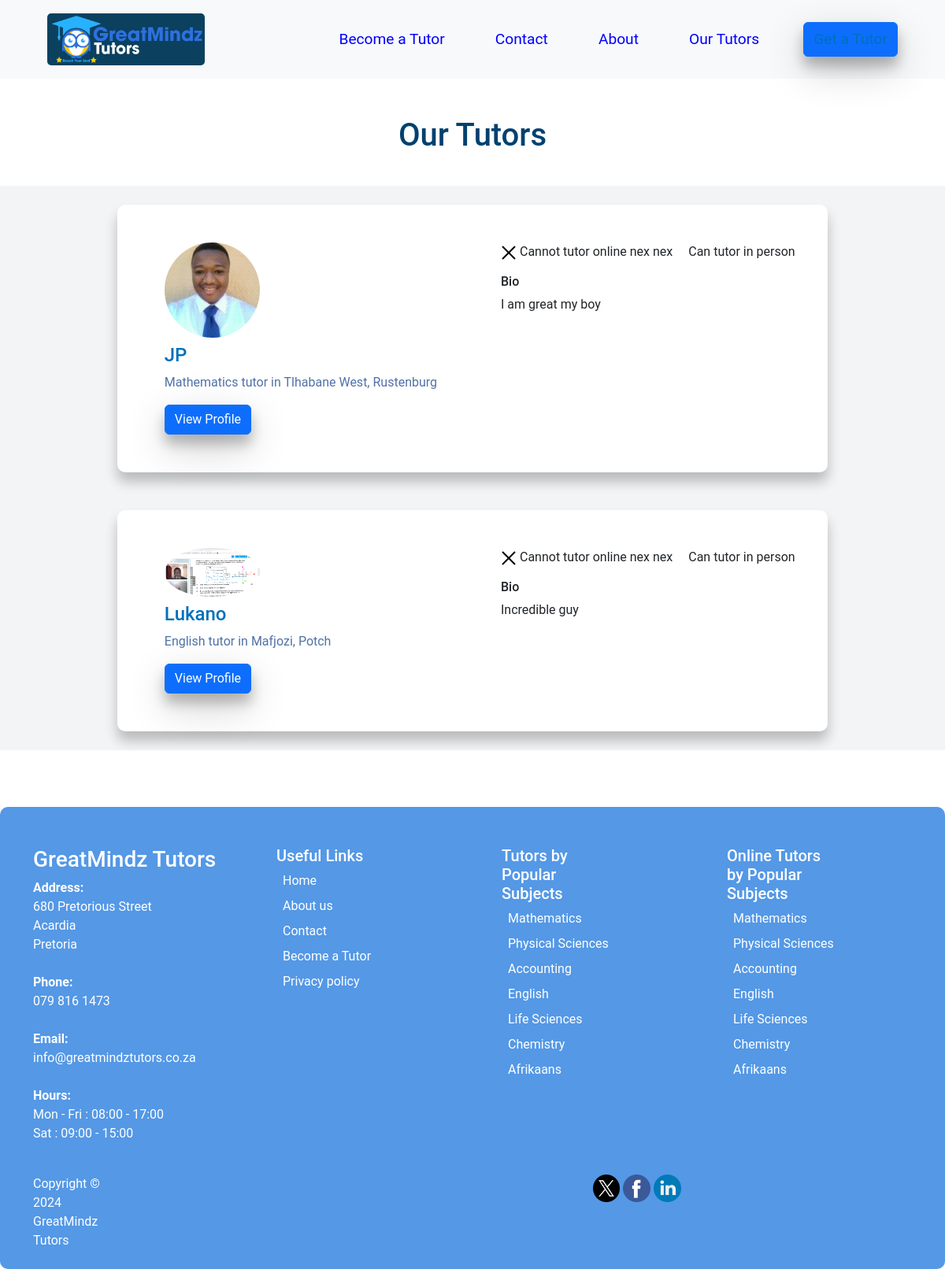
/all_tutors/, run on the app's committed database.
### greatmindzapp/models.py (models this page shows, shortened)
class Tutor(AbstractBaseUser):
    email = models.EmailField(verbose_name="email address", max_length = 50, unique = True)
    first_name = models.CharField(verbose_name="first name",max_length=100)
    last_name = models.CharField(verbose_name="last name",max_length=100)
    gender = models.ForeignKey(Gender, on_delete=models.CASCADE, null=True)
    age = models.CharField(verbose_name="last name",max_length=100)
    sa_citizen = models.ForeignKey(Citizen, on_delete=models.CASCADE, null=True)
    id_no = models.CharField(verbose_name="id number",max_length=20, null=True)
    mobile_number = models.CharField(verbose_name="mobile number", max_length=15)
    subject_tutored = models.CharField(verbose_name="subject tutored", max_length=30)
    can_tutor_online = models.ForeignKey(CanTutorOnline, on_delete=models.CASCADE, null=True)
    street_address = models.CharField(max_length=100)
    suburb = models.CharField(max_length=100, blank=True)
    town = models.CharField(max_length=100, blank = True)
    province = models.ForeignKey(Province, on_delete=models.CASCADE, null=True)
    bio = models.TextField(verbose_name="biography", max_length=500)
    highest_qualification = models.CharField(max_length=50, null=True)
    undergrad_finished = models.ForeignKey(UnderGrad, on_delete=models.CASCADE, null=True)
    profile_pic = models.ImageField(null = True, blank = True, upload_to='images/')
    date_joined = models.DateField(auto_now_add=True)
    last_login = models.DateTimeField(verbose_name="last login", auto_now=True)
    is_staff = models.BooleanField(default=True)
    is_admin = models.BooleanField(default=True)
    is_active = models.BooleanField(default=False)
    is_approved = models.BooleanField(default= True)
    is_superuser = models.BooleanField(default=True)
    objects = TutorManager()
    USERNAME_FIELD = 'email'
    REQUIRED_FIELDS = ['first_name', 'last_name', 'mobile_number', 'bio',
                       'subject_tutored', 'street_address','suburb','town', 'profile_pic']

### greatmindzapp/views.py (the view)
# urls.py: path('all_tutors/', views.alltutors, name='alltutors'),
def alltutors(request):
    tutors = Tutor.objects.filter(is_approved=True).filter(is_active=True)
    online_tutors = Tutor.objects.filter(can_tutor_online='1')
    return render(request, "alltutors.html", {'tutors': tutors, 'online_tutors':online_tutors})

### greatmindzapp/templates/alltutors.html
{% extends "base.html"%}
{% block content%}
    {% if tutors %}
    <h1 class="text-center">Our Tutors</h1>
    <div class="container-fluid" style="background-color: rgb(243 244 246)">
            {% for tutor in tutors %}
            <div class="row w-60">
              <div class="col bg m-4 w-50">
                <div class="container" style="width:80%; border-radius:10px; box-shadow: 0 12px 16px 0 rgba(0,0,0,0.24); background-color: white">
                  <div class="row py-5 justify-content-center" >
                    <div class="col-sm ms-5">
                        <img class="mb-2" src="{{ tutor.profile_pic.url }}" alt="..." style="border-radius:50%; width:30%; height:auto">
                        <div>
                          <h4 class="tutor-name">{{tutor.first_name}}</h4>
                          <p class="tutoring-details">{{tutor.subject_tutored}} tutor in {{tutor.suburb}}, {{tutor.town}} </p>
                          <a href="{% url 'view-profile' tutor.id %}" class="btn btn-primary">View Profile</a>
                        </div>
                    </div>
                    <div class="col-sm">
                       <div class="face-or-online">
                           <p>
                            {% if tutor.can_tutor_online == "yes" %}
                            Can tutor online assomblief
                            {% else %}
                            <svg width="20" height="20" xmlns="http://www.w3.org/2000/svg">
                              <line x1="2" y1="2" x2="18" y2="18" style="stroke:black;stroke-width:2" />
                              <line x1="18" y1="2" x2="2" y2="18" style="stroke:black;stroke-width:2" />
                            </svg>
                            Cannot tutor online nex nex
                            {% endif %}
                          </p>
                           <p>Can tutor in person</p>
                       </div>
                      <h6>Bio</h6>
                      <p>{{tutor.bio}}</p>
                    </div>
                  </div>
                </div>
              </div>
            </div>
            {% endfor %}
    </div><br>
      {% else %}
          <h1>No tutors found</h1>
      {% endif %}
{% endblock %}

### greatmindzapp/templates/base.html (shortened to what this page needs)
{%load static%}
<!DOCTYPE html>
<html lang="en">
    <head>
        <link href="https://cdn.jsdelivr.net/npm/bootstrap@5.3.2/dist/css/bootstrap.min.css" rel="stylesheet" >
        <link rel="stylesheet" href="https://cdnjs.cloudflare.com/ajax/libs/font-awesome/6.4.2/css/all.min.css"
 />
    </head>
    <body>
        <nav class="navbar navbar-expand-lg bg-light mb-5 d-flex align-items-center" style="height:100px" data-bs-theme="light">
            <div class="container-fluid">
            <a class = "navbarr-brand ms-5" href="{%url 'home' %}"><img style="width:200px;border-radius: 5px;" src = "{% static 'images/Logo.jpg' %}" ></a>
            <div class="collapse navbar-collapse" id="navbarColor01">
                <ul class="navbar-nav ms-auto">
                    <li class="nav-item">
                        <a class="nav-link active me-5" style="color:blue"  href="{% url 'becomeatutor' %}">Become a Tutor
                        </a>
                    </li>
                    <li class="nav-item">
                        <a class="nav-link me-5" style="color:blue" href="{% url 'contact' %}">Contact</a>
                    </li>
                    <li class="nav-item">
                        <a class="nav-link me-5" style="color:blue" href="{% url 'about'%}">About</a>
                    </li>
                    <li class="nav-item">
                      <a class="nav-link me-5" style="color:blue" href="{% url 'alltutors' %}">Our Tutors</a>
                  </li>
                    <li class="nav-item">
                        <a class="btn btn-primary me-5" style="padding:7px 12px 7px 12px; font-weight:400" href="{% url 'getatutor' %}">Get a Tutor</a>
                    </li>
                </ul>
            </div>
            </div>
        </nav>
        {% block content %}
        {% endblock %}
        <footer style="background-color: rgba(84, 152, 230, 1); color:white; border-radius: 10px;">
            <div class="footer-top">
                <div class="container mt-5">
                  <div class="row">
                    <div class="col-lg-3 col-md-6 footer-contact">
                      <h3 style="margin-top:50px">GreatMindz Tutors</h3>
                      <p>
                        <strong>Address: </strong><br>
                        680 Pretorious Street <br>
                        Acardia<br>
                        Pretoria <br><br>
                        <strong>Phone: </strong><br>
                         079 816 1473<br><br>
                        <strong>Email: </strong><br>
                        info@greatmindztutors.co.za<br><br>
                        <strong>Hours: </strong><br>
                        Mon - Fri : 08:00 - 17:00<br>
                        Sat : 09:00 - 15:00
                      </p>
                    </div>
                    <div class="col-lg-2 col-md-6 footer-links me-5">
                      <h5 class="ms-4" style="margin-top:50px;">Useful Links</h5>
                      <ul style="list-style: none; " >
                        <li class="mb-2"> <a href="{%url 'home' %}" style="text-decoration: none; color:white">Home</a></li>
                        <li class="mb-2"> <a href="{% url 'about' %}" style="text-decoration: none; color:white">About us</a></li>
                        <li class="mb-2"> <a href="{% url 'contact' %}" style="text-decoration: none;color:white">Contact</a></li>
                        <li class="mb-2"> <a href="{% url 'becomeatutor' %}" style="text-decoration: none;color:white">Become a Tutor</a></li>
                        <li><a href="{% url 'privacy_policy' %}" style="text-decoration: none;color:white">Privacy policy</a></li>
                      </ul>
                    </div>
                    <div class="col-lg-2 col-md-6 footer-links ms-5 me-5">
                      <h5 class="ms-4" style="margin-top:50px;">Tutors by Popular Subjects</h5>
                      <ul style="list-style: none; " >
                        <li class="mb-2"> <a href="{%url 'maths_tutors' %}" style="text-decoration: none; color:white">Mathematics</a></li>
                        <li class="mb-2"> <a href="{% url 'about' %}" style="text-decoration: none; color:white">Physical Sciences</a></li>
                        <li class="mb-2"> <a href="{% url 'contact' %}" style="text-decoration: none;color:white">Accounting</a></li>
                        <li class="mb-2"> <a href="{% url 'blog' %}" style="text-decoration: none;color:white">English</a></li>
                        <li class="mb-2"> <a href="{% url 'life_sciences_tutors' %}" style="text-decoration: none;color:white">Life Sciences</a></li>
                        <li class="mb-2"> <a href="{% url 'becomeatutor' %}" style="text-decoration: none;color:white">Chemistry</a></li>
                        <li><a href="{% url 'privacy_policy' %}" style="text-decoration: none;color:white">Afrikaans</a></li>
                      </ul>
                    </div>
                    <div class="col-lg-2 col-md-6 footer-links ms-5">
                      <h5 class="ms-4" style="margin-top:50px;">Online Tutors by Popular Subjects</h5>
                      <ul style="list-style: none; " >
                        <li class="mb-2"> <a href="{%url 'home' %}" style="text-decoration: none; color:white">Mathematics</a></li>
                        <li class="mb-2"> <a href="{% url 'about' %}" style="text-decoration: none; color:white">Physical Sciences</a></li>
                        <li class="mb-2"> <a href="{% url 'contact' %}" style="text-decoration: none;color:white">Accounting</a></li>
                        <li class="mb-2"> <a href="{% url 'blog' %}" style="text-decoration: none;color:white">English</a></li>
                        <li class="mb-2"> <a href="{% url 'terms' %}" style="text-decoration: none;color:white">Life Sciences</a></li>
                        <li class="mb-2"> <a href="{% url 'becomeatutor' %}" style="text-decoration: none;color:white">Chemistry</a></li>
                        <li><a href="{% url 'privacy_policy' %}" style="text-decoration: none;color:white">Afrikaans</a></li>
                      </ul>
                    </div>
                  </div>
                </div>
            </div>
            <div class="container d-md-flex py-4">
                <div class="me-md-auto text-center text-md-start">
                  <div class="copyright">
                    Copyright &copy; 2024 GreatMindz Tutors
                  </div>
                </div>
                <div class="social-links text-center text-md-right pt-3 pt-md-0" style="margin-left:300px">
                  <a href="https://twitter.com/home" target="blank"><img src="{% static 'images/twitter.png'%}" style="width:5%"></a>
                  <a href="https://www.facebook.com/GMZTutors" target="blank"><img src="{% static 'images/facebook.png'%}" style="width:5%"></a>
                  <a href="https://www.linkedin.com/company/greatmindz-tutoring/" target="blank"><img src="{% static 'images/linkedin.png'%}" style="width:5%"></a>
                </div>
            </div>
        </footer>
    </body>

### greatmindzapp/templates/base.html (style rules this page uses)
:root { --nav-color:#0070BB; }
body { font-family: Roboto, sans-serif; }
h1 { text-align:center; margin-bottom:40px; color:#004170; }
.btn { box-shadow: 0 12px 16px 0 rgba(0,0,0,0.24), 0 17px 50px 0 rgba(0,0,0,0.19); }
.nav-item { transition: all 300ms ease-in-out }
.nav-item a { font-size:1.2rem; color:var(--nav-color); transition: all 200ms ease-in-out ; }
.tutor-name { color: var(--nav-color); }
.tutoring-details { color: #5072A7; }
.face-or-online { display:flex; gap:20px; }

### data on the page
Tutor: profile_pic (picture), first_name "JP", subject_tutored "Mathematics", suburb "Tlhabane West", town "Rustenburg", shows "Cannot tutor online nex nex", bio "I am great my boy"
Tutor: profile_pic (picture), first_name "Lukano", subject_tutored "English", suburb "Mafjozi", town "Potch", shows "Cannot tutor online nex nex", bio "Incredible guy"
